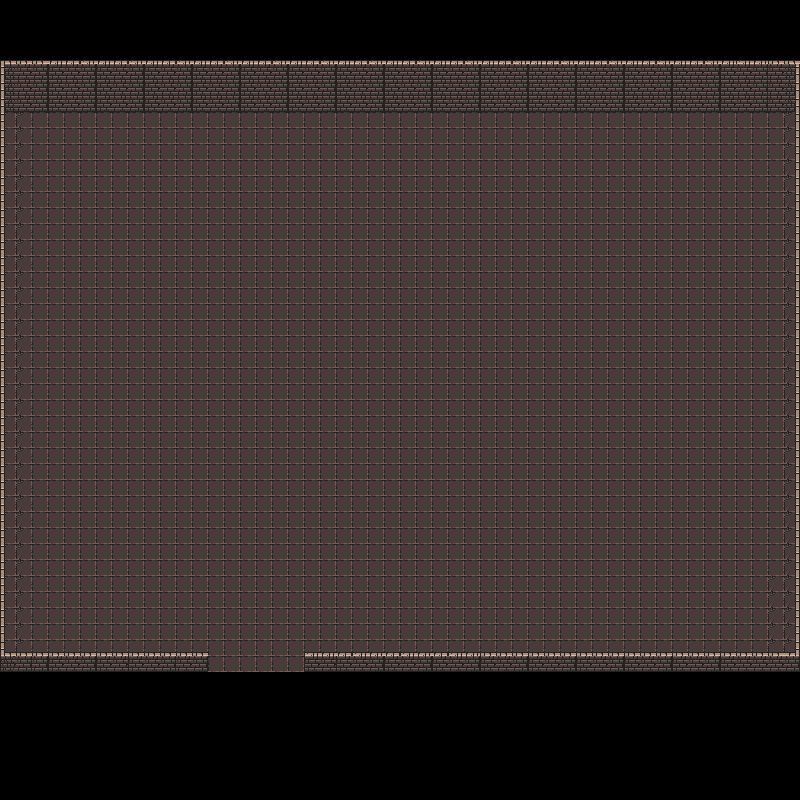

The image is a tile-based game level rendered from a .tmx file. Its description and source (layers, tilesets, objects; grid data summarised) follow:
An orthogonal 50x50 tile map with 16x16 px tiles, 2 tile layers (floor, walls).

<map version="1.5" tiledversion="1.7.2" orientation="orthogonal" renderorder="right-down" width="50" height="50" tilewidth="16" tileheight="16" infinite="0" nextlayerid="4" nextobjectid="1">
 <editorsettings>
  <export target="gym_land_dangeon.json" format="json" />
 </editorsettings>
 <tileset firstgid="1" name="dangeon" tilewidth="16" tileheight="16" tilecount="1024" columns="32">
  <image source="../tilemap_tiles/dangeon.png" width="512" height="512" />
 </tileset>
 <layer id="2" name="floor" width="50" height="50">
  <data>[2500 cells, 1900 non-empty, 2 distinct tile ids]</data>
 </layer>
 <layer id="3" name="walls" width="50" height="50">
  <data>[2500 cells, 354 non-empty, 14 distinct tile ids]</data>
 </layer>
</map>
